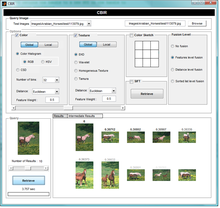
%> input picture gui.png, 220 x 208 px, shrunk from 629 x 594 before the run
$ octave --eval "result = SIFT(rgb2gray(imread('gui.png')));"   (GNU Octave 9; MATLAB toolbox functions it lacks are replaced by stand-ins)
%> lines starting %> are read from the running program, lines starting %| are printed output that depends on the picture
### gaussian_filter.m
function [g,x] = gaussian_filter( sigma, sample )

% g = gaussian_filter( sigma )
%
% Create 1D a gaussian filter with a suitable number
% of filter taps for the specified sigma.
%
% Input
% sigma - standard deviation of the gaussian
% sample - multiple of sigma to sample filter to
%
% Output
% g - the gaussian filter
%
% Thomas F. El-Maraghi
% May 2004

if ~exist('sample','var')
   sample = 7.0/2.0;
end

% Determine the number of filter taps.
n = 2*round(sample * sigma)+1;

% Generate the x values.
x=1:n;
x=x-ceil(n/2);

% Sample the gaussian function to generate the filter taps.
g = exp(-(x.^2)/(2*sigma^2))/(sigma*sqrt(2*pi));


### SIFT.m
function [ pos, scale, orient, desc,samples,orts ] = SIFT( im, octaves, intervals, object_mask, contrast_threshold, curvature_threshold, interactive )

% [ pos, scale, orient, desc ] = SIFT( im, octaves, intervals, object_mask, contrast_threshold, curvature_threshold, interactive )
%

samples=[];
orts=[];
% Apply David Lowe's Scale Invariant Feature Transform (SIFT) algorithm
% to a grayscale image.  This algorithm takes a grayscale image as input
% and returns a set of scale- and rotationally-invariant keypoints
% allong with their corresponding feature descriptors.
%
% This implementation is based on:
% [1] David G. Lowe, "Distinctive Image Features from Sacle-Invariant Keypoints",
%     accepted for publicatoin in the International Journal of Computer
%     Vision, 2004.
% [2] David G. Lowe, "Object Recognition from Local Scale-Invariant Features",
%     Proc. of the International Conference on Computer Vision, Corfu,
%     September 1999.
%
% Input:
% im - the input image, with pixel values normalize to lie betwen [0,1].%%%%%%%%%%%%%%%%%%%%%%%%%%%%%%attention
%输入图像
% octaves - the number of octaves to search for keypoints (default = 4).
% 八度的个数
% intervals - the number of geometrically sampled intervals to divide
%   each octave into when searching for keypoints (default = 2).
% 尺度采样数（组），比如在同一个ocave下三个scale中产生极值点，本尺度+上一尺度+下一尺度，产生一个采样数（组）
% object_mask - a binary mask specifying the location of the object in
%   the image to search for keypoints on.  If not specified, the whole
%   image is searched.
%检测区域
% contrast_threshold - the threshold on the contrast of the DOG extrema
%   before classifying them as keypoints (default = 0.03).
%对比度阈值--用于去除不明显的特征点
% curvature_threshold - the upper bound on the ratio between the principal
%   curvatures of the DOG extrema before classifying it as a keypoint
%   (default = 10.0).
%曲率阈值---用于去除边缘上的特征点
% interactive - >= 1 displays progress and timing information,
%   >= 2 displays intermediate results of the algorihtm (default = 1).
%调试参数 1：显示进程和耗时。2：显示中间结果
% Output:
% pos - an Nx2 matrix containing the (x,y) coordinates of the keypoints
%   stored in rows.
% 特征点的位置（x,y）序列
% scale - an Nx3 matrix with rows describing the scale of each keypoint (i.e.,
%   first column specifies the octave, second column specifies the interval, and
%   third column specifies sigma).
%特征点的尺度（octave，interval,sigma）序列
% orient - a Nx1 vector containing the orientations of the keypoints [-pi,pi).
%特征点的方向序列
% desc - an Nx128 matrix with rows containing the feature descriptors
%   corresponding to the keypoints.
%SIFT描述子序列
% Thomas F. El-Maraghi
% May 2004

% assign default values to the input variables
if ~exist('octaves','var')
   octaves = 4;
end
if ~exist('intervals','var')
   intervals = 2;
end
if ~exist('object_mask','var')
   object_mask = ones(size(im));
end
if size(object_mask) ~= size(im)
   object_mask = ones(size(im));
end
if ~exist('contrast_threshold','var')
   contrast_threshold = 0.02;%注意，这里没有用0.03，而是0.02
end
if ~exist('curvature_threshold','var')
   curvature_threshold = 5.0;
end
if ~exist('interactive','var')
   interactive = 0;
end

% Check that the image is normalized to [0,1]
if( (min(im(:)) < 0) | (max(im(:)) > 1) )
   fprintf( 1, 'Warning: image not normalized to [0,1].\n' );%1 for standard output (the screen) or 2 for standard error
end
%%%%%%%%%%%%%%%%%%%%%%%%%%%%%%%%%%%%%%%%%%%%%%%%%%%%%%%%%%%%%%%%%%%%%%%%%%%
%先进行标准差0.5的高斯滤波(实际上是相当于没有进行的)，然后线性插值产生subsample=0.5的图像，就是把图像放大一倍
% Blur the image with a standard deviation of 0.5 to prevent aliasing
% and then upsample the image by a factor of 2 using linear interpolation.
% Lowe claims that this increases the number of stable keypoints by
% a factor of 4.
if interactive >= 1
   fprintf( 1, 'Doubling image size for first octave...\n' );
end
tic;%开启一个秒表计数器
antialias_sigma = 0.5;
if antialias_sigma == 0
   signal = im;
else
   g = gaussian_filter( antialias_sigma );%产生一个1D高斯滤波器
   if exist('corrsep') == 3  %3 if corrsep is a MEX-file on MATLAB's search path
	   signal = corrsep( g, g, im );
   else
      signal = conv2( g, g, im, 'same' );%MATLAB标准函数,convolves im first with the vector g along the rows and then with the vector g along the columns.
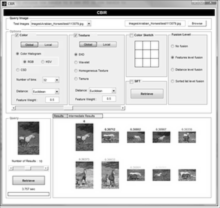
%> signal: size 208x220 double; min 0.438, max 262.4, mean 224.1; drawn with min black and max white
                                         % 'same'  - returns the central part of the convolution that is the same size as A.
   end
end
% [5 lines of commented-out code are left out]
signal = im;%！！！！这里有问题：进行这次赋值后，相当于没有进行上面的高斯滤波
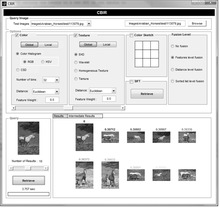
%> signal: size 208x220 uint8; min 0, max 255, mean 218.2
[X Y] = meshgrid( 1:0.5:size(signal,2), 1:0.5:size(signal,1) ); %SIZE(X,1) returns the number of rows.对于m*n维矩阵，插值产生的矩阵是(2m-1)*(2n-1)维的
signal = interp2( signal, X, Y, '*linear' );%使用时，必须在方法的名字前加上一个星号'*',如interp1(x, Y, xx ,'*cubic')
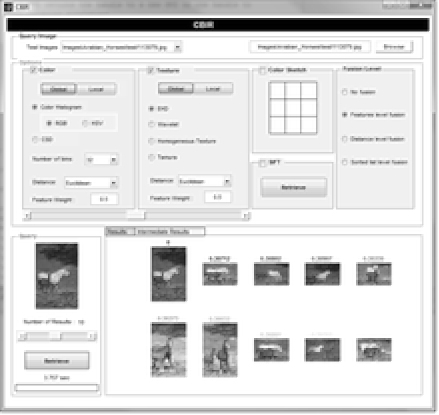
%> signal: size 415x439 uint8; min 0, max 255, mean 221
                                            %函数原型是ZI = INTERP2(X,Y,Z,XI,YI)。ZI = INTERP2(Z,XI,YI) assumes X=1:N and Y=1:M where [M,N]=SIZE(Z).
subsample = [0.5]; % subsampling rate for doubled image is 1/2
%%%%%%%%%%%%%%%%%%%%%%%%%%%%%%%%%%%%%%%%%%%%%%%%%%%%%%%%%%%%%%%%%%%%%%%%%%%%%%%%%%%%%%%%%%%%%%%%%%%%%%%%%%%%%%%%%%
%下一步产生高斯金字塔和DOG金字塔。如果采样数ineval=s，则需要产生s+3幅gaussion图像，s+2幅DOG图像
% The next step of the algorithm is to generate the gaussian and difference-of-
% gaussian (DOG) pyramids.  These pyramids will be stored as two cell arrays(元胞数组),
% gauss_pyr{orient(octave),interval} and DOG_pyr{orient(octave),interval}, respectively.  In order
% to detect keypoints on s intervals per octave, we must generate s+3 blurred
% images in the gaussian pyramid.  This is becuase s+3 blurred images generates
% s+2 DOG images, and two images are needed (one at the highest and one lowest scales
% of the octave) for extrema detection.

% Generate the first image of the first octave of the gaussian pyramid
% by preblurring the doubled image with a gaussian with a standard deviation
% of 1.6.  This choice for sigma is a trade off between repeatability and
% efficiency.
if interactive >= 1
   fprintf( 1, 'Prebluring image...\n' );
end
preblur_sigma = sqrt(sqrt(2)^2 - (2*antialias_sigma)^2);% 1.0
if preblur_sigma == 0
   gauss_pyr{1,1} = signal;
else
   g = gaussian_filter( preblur_sigma );%产生一个1D高斯滤波器,sigma^2 = 1.0
   if exist('corrsep') == 3
      gauss_pyr{1,1} = corrsep( g, g, signal );
   else
      gauss_pyr{1,1} = conv2( g, g, signal, 'same' );
   end
end
clear signal
pre_time = toc;
if interactive >= 1
   fprintf( 1, 'Preprocessing time %.2f seconds.\n', pre_time );
end

% The initial blurring for the first image of the first octave of the pyramid.
initial_sigma = sqrt( (2*antialias_sigma)^2 + preblur_sigma^2 );%sqrt(2)

% Keep track of the absolute sigma for the octave and scale
absolute_sigma = zeros(octaves,intervals+3);
absolute_sigma(1,1) = preblur_sigma * subsample(1);

% Keep track of the filter sizes and standard deviations used to generate the pyramid
filter_size = zeros(octaves,intervals+3);%滤波器个数
filter_sigma = zeros(octaves,intervals+3);

% Generate the remaining levels of the geometrically sampled gaussian and DOG pyramids
if interactive >= 1
   fprintf( 1, 'Expanding the Gaussian and DOG pyramids...\n' );
end
tic;
for octave = 1:octaves
   if interactive >= 1
      fprintf( 1, '\tProcessing octave %d: image size %d x %d subsample %.1f\n', octave, size(gauss_pyr{octave,1},2), size(gauss_pyr{octave,1},1), subsample(octave) );
      fprintf( 1, '\t\tInterval 1 sigma %f\n', absolute_sigma(octave,1) );
   end
   sigma = initial_sigma;
   g = gaussian_filter( preblur_sigma );
   filter_size( octave, 1 ) = length(g);
   filter_sigma( octave, 1 ) = preblur_sigma;% 注意，对于每一组中的第一帧图像都没有用高斯函数平滑，平滑从第二帧开始
   DOG_pyr{octave} = zeros(size(gauss_pyr{octave,1},1),size(gauss_pyr{octave,1},2),intervals+2);% intervals+2帧图像，每帧图像的尺寸是m×n
   for interval = 2:(intervals+3)

      % Compute the standard deviation of the gaussian filter needed to produce the
      % next level of the geometrically sampled pyramid.  Here, sigma_i+1 = k*sigma.
      % By definition of successive convolution, the required blurring sigma_f to
      % produce sigma_i+1 from sigma_i is:
      %
      %    sigma_i+1^2 = sigma_f,i^2 + sigma_i^2
      %  (k*sigma_i)^2 = sigma_f,i^2 + sigma_i^2
      %
      % therefore:
      %
      %      sigma_f,i = sqrt(k^2 - 1)sigma_i
      %
      % where k = 2^(1/intervals) to span the octave, so:
      %
      %      sigma_f,i = sqrt(2^(2/intervals) - 1)sigma_i
      sigma_f = sqrt(2^(2/intervals) - 1)*sigma;%intervals=2时 sigme_f=sigma
      g = gaussian_filter( sigma_f );
      sigma = (2^(1/intervals))*sigma;%interval=2时，sigma=sqrt（2）*sigma

      % Keep track of the absolute sigma
      absolute_sigma(octave,interval) = sigma_f * subsample(octave);%subsample的值会在下面更新

      % Store the size and standard deviation of the filter for later use
      filter_size(octave,interval) = length(g);
      filter_sigma(octave,interval) = sigma_f;
      if interactive >= 2
      fprintf(2,'filter_size(%d,%d)=%f',octave,interval,filter_size(octave,interval));
      end

      if exist('corrsep') == 3
         gauss_pyr{octave,interval} = corrsep( g, g, gauss_pyr{octave,interval-1} );
      else
         gauss_pyr{octave,interval} = conv2( g, g, gauss_pyr{octave,interval-1}, 'same' );%将interval-1平滑后存入interval
      end
      DOG_pyr{octave}(:,:,interval-1) = gauss_pyr{octave,interval} - gauss_pyr{octave,interval-1};

      if interactive >= 1
         fprintf( 1, '\t\tInterval %d sigma %f\n', interval, absolute_sigma(octave,interval) );
      end
   end
   if octave < octaves
      % The gaussian image 2 images from the top of the stack for
      % this octave have be blurred by 2*sigma.  Subsample this image by a
      % factor of 2 to procuduce the first image of the next octave.
      sz = size(gauss_pyr{octave,intervals+1});
      [X Y] = meshgrid( 1:2:sz(2), 1:2:sz(1) );
      gauss_pyr{octave+1,1} = interp2(gauss_pyr{octave,intervals+1},X,Y,'*nearest');
      absolute_sigma(octave+1,1) = absolute_sigma(octave,intervals+1);
      subsample = [subsample subsample(end)*2];
   end
end
%> this loop made 4 passes
%> sz on passes 1 to 3: [415 439], [208 220], [104 110]
%> (the rest of the program and of its run is left out)
